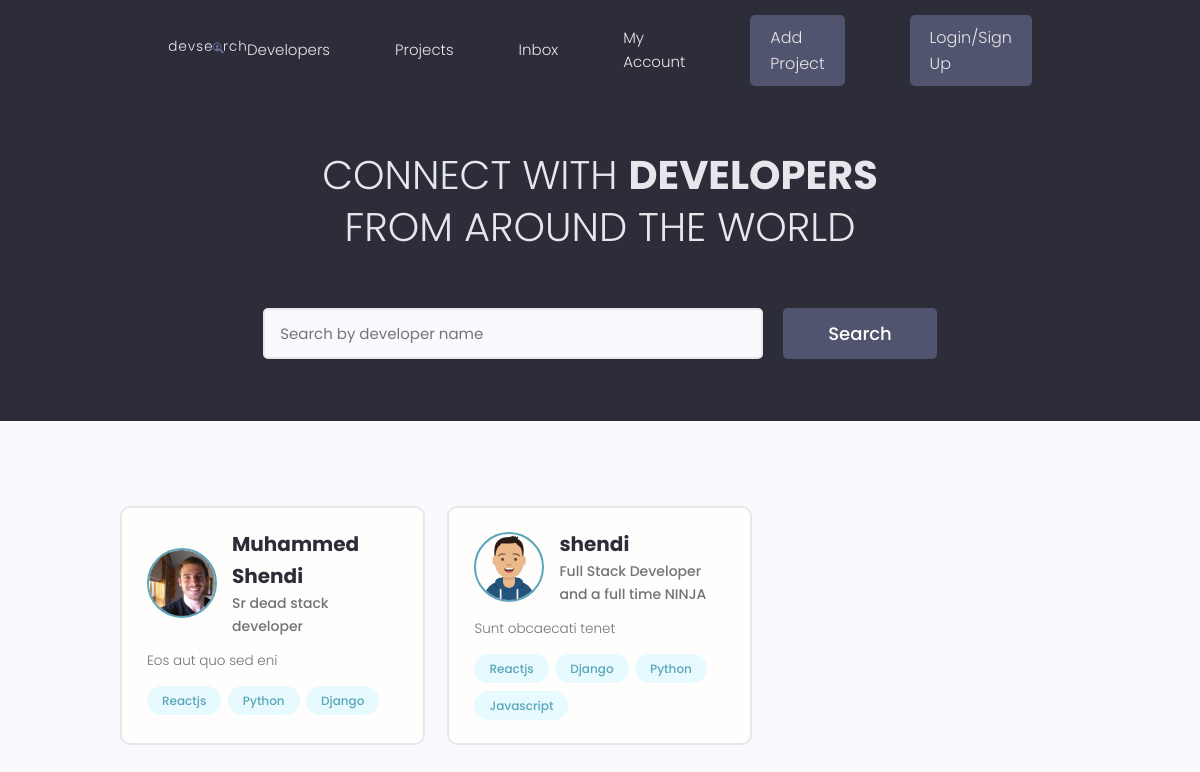
The page / on the database its author committed.
### users/models.py (models this page shows, shortened)
class Profile(models.Model):
    user = models.OneToOneField(User, on_delete=models.CASCADE)
    name = models.CharField(max_length=200, blank=True, null=True)
    email = models.EmailField(max_length=500, blank=True, null=True)
    username = models.CharField(max_length=200, blank=True, null=True)
    location = models.CharField(max_length=200, blank=True, null=True)
    short_intro = models.CharField(max_length=200, blank=True, null=True)
    bio = models.TextField(blank=True, null=True)
    profile_image = models.ImageField(
        null=True, blank=True, upload_to='profiles/', default='profiles/user-default.png')
    social_github = models.CharField(max_length=255, null=True, blank=True)
    social_twitter = models.CharField(max_length=255, null=True, blank=True)
    social_linkedin = models.CharField(max_length=255, null=True, blank=True)
    social_youtube = models.CharField(max_length=255, null=True, blank=True)
    social_website = models.CharField(max_length=255, null=True, blank=True)
    created = models.DateTimeField(auto_now_add=True)
    id = models.UUIDField(default=uuid.uuid4, unique=True,
                          primary_key=True, editable=False)

class Skill(models.Model):
    owner = models.ForeignKey(
        Profile, on_delete=models.CASCADE, blank=True, null=True)
    name = models.CharField(max_length=200, blank=True, null=True)
    description = models.TextField(blank=True, null=True)
    created = models.DateTimeField(auto_now_add=True)
    id = models.UUIDField(default=uuid.uuid4, unique=True,
                          primary_key=True, editable=False)
    def __str__(self):
        return str(self.name)

### users/views.py (the view)
# urls.py: path('', views.profiles, name='profiles'),
def profiles(request):
    profiles = Profile.objects.all()
    context = {'profiles': profiles}
    return render(request, 'users/profiles.html', context)

### users/templates/users/profiles.html (shortened to what this page needs)
{% extends 'main.html' %} {% load static %} {% block content %}
<main class="home">
  <section class="hero-section text-center">
    <div class="container container--narrow">
      <div class="hero-section__box">
        <h2>CONNECT WITH <span>DEVELOPERS</span></h2>
        <h2>FROM AROUND THE WORLD</h2>
      </div>
      <div class="hero-section__search">
        <form class="form" action="#" method="get">
          <div class="form__field">
            <input
              class="input input--text"
              id="formInput#search"
              type="text"
              name="text"
              placeholder="Search by developer name"
            />
          </div>
          <input class="btn btn--sub btn--lg" type="submit" value="Search" />
        </form>
      </div>
    </div>
  </section>
  <section class="devlist">
    <div class="container">
      <div class="grid grid--three">
        {% for profile in profiles %}
        <div class="column card">
          <div class="dev">
            <a href="{% url 'profile' profile.id %}" class="card__body">
              <div class="dev__profile">
                <img
                  class="avatar avatar--md"
                  src="{{profile.profile_image.url}}"
                  alt="image"
                />
                <div class="dev__meta">
                  <h3>{{profile.name}}</h3>
                  <h5>{{profile.short_intro|slice:"60"}}</h5>
                </div>
              </div>
              <p class="dev__info">{{profile.bio|slice:"150"}}</p>
              <div class="dev__skills">
                {% for skill in profile.skill_set.all %}
                <span class="tag tag--pill tag--main">
                  <small>{{skill}}</small>
                </span>
                {% endfor %}
              </div>
            </a>
          </div>
        </div>
        {% endfor %}
      </div>
    </div>
  </section>
</main>
{% endblock content %}

### static/styles/app.css (style rules this page uses)
:root { --color-sub: #2d2d39; }
.btn--sub { background-color: var(--color-sub-light); }
.card { border: 2px solid var(--color-light); }
img { width: 100%; }
.hero-section { height: 40vh; display: flex; align-items: center; background-color: var(--color-sub); }
.hero-section__box { margin-bottom: 4rem; }
.hero-section__box > h2, .hero-section__box > h2 > span { font-size: 4rem; color: var(--color-light); line-height: 1.3; text-transform: uppercase; }
.hero-section__box > h2 { font-weight: 300; }
.hero-section__box > h2 > span { font-weight: 700; }
.hero-section__search > .form { display: flex; align-items: center; justify-content: center; gap: 2rem; }
.hero-section__search > .form input.input--text { width: 50rem; }
.devlist { margin-top: 8rem; }
.devlist .grid { align-items: stretch; }
.devlist .dev .dev__profile { display: flex; align-items: center; gap: 1.5rem; }
.devlist .dev .dev__meta h3 { color: var(--color-sub); font-size: 2rem; font-weight: 700; }
.devlist .dev .dev__meta h5 { color: var(--color-text); font-size: 1.4rem; font-weight: 500; }
.devlist .dev .dev__info { margin: 1.5rem 0; font-size: 1.35rem; line-height: 1.4; text-align: justify; }

### static/uikit/styles/modules/_variables.css (style rules this page uses)
:root { --color-main: #5aa5b9; --color-main-light: #e6faff; --color-sub: #3f4156; --color-sub-light: #51546e; --color-sub-lighter: #ededfd; --color-text: #737373; --color-gray: #8b8b8b; --color-light: #e5e7eb; --color-light-gray: #767676; --color-bg: #f8fafd; --color-white: #fffefd; --color-white-light: #f3f3f3; --color-success: #359e64; --color-success-bg: #def8e8; --color-error: #fc4b0b; --color-error-bg: #fff2ee; --font-base: 'Poppins', arial, helvetica, 'Segoe UI', roboto, ubuntu, sans-serif; --font-monospace: 'Fira Code', 'Courier New', courier, monospace; --font-regular: 300; --font-medium: 500; --font-bold: 700; --generic-shadow: 1px 1px 5px #00000010; --generic-transition: all 0.3s ease-in-out; }

### static/uikit/styles/modules/_base.css (style rules this page uses)
* { margin: 0; padding: 0; box-sizing: border-box; text-rendering: optimizeLegibility; color: inherit; font-size: inherit; }
html { font-size: 50%; }
@media only screen and (min-width: 480px) { html { font-size: 56.25%; } }
@media only screen and (min-width: 1200px) { html { font-size: 62.5%; } }
body { line-height: 1.6; font-weight: 400; font-size: 1.5rem; color: var(--color-text); background-color: var(--color-bg); min-height: 100vh; }

### static/uikit/styles/modules/_typography.css (style rules this page uses)
* { font-family: var(--font-base); }
h2 { font-size: 3.6rem; font-weight: var(--font-bold); }
h3 { font-size: 3.2rem; font-weight: var(--font-medium); }
h5 { font-size: 2.4rem; font-weight: var(--font-medium); }
h5, h6 { font-weight: var(--font-regular); }
p, span, strong { font-size: 1.6rem; color: var(--color-text); font-weight: var(--font-regular); }
a { padding-bottom: 2px; text-decoration: none; display: inline-block; color: var(--color-main); font-weight: var(--font-medium); }

### static/uikit/styles/modules/_utilities.css (style rules this page uses)
.container { width: 92%; max-width: 165rem; margin: 0 auto; box-sizing: border-box; }
.container--narrow { width: 92%; max-width: 120rem; }
@media screen and (min-width: 1000px) { .container { width: 90%; } }
@media screen and (min-width: 1000px) { .container--narrow { width: 85%; } }
@media screen and (min-width: 1200px) { .container { width: 80%; } }
@media screen and (min-width: 1200px) { .container--narrow { width: 72%; } }
.text-center { text-align: center; }

### static/uikit/styles/modules/_avatar.css (style rules this page uses)
.avatar { border-radius: 50%; border: 2px solid var(--color-main); object-fit: cover; }
.avatar--md { height: 7rem; width: 7rem; }

### static/uikit/styles/modules/_button.css (style rules this page uses)
.btn { display: inline-block; position: relative; cursor: pointer; background-color: var(--color-light); font-weight: var(--font-medium); color: var(--color-sub); text-decoration: none; padding: 1rem 2rem; border-radius: 0.5rem; border: none; width: -webkit-fit-content; width: -moz-fit-content; width: fit-content; height: -webkit-fit-content; height: -moz-fit-content; height: fit-content; font-size: 1.6rem; outline-width: 0; outline-color: transparent; -webkit-backface-visibility: hidden; backface-visibility: hidden; transition: all 0.3s ease-in-out; }
.btn--sub { background-color: var(--color-sub); color: var(--color-white); }
.btn--lg { font-size: 1.8rem; padding: 1.2rem 4.5rem; }

### static/uikit/styles/modules/_card.css (style rules this page uses)
.card { border-radius: 1rem; background-color: var(--color-white); border: 1.5px solid var(--color-light); width: auto; height: auto; margin-top: 0.5rem; margin-bottom: 0.5rem; overflow: hidden; }
.card__body, .card__header { padding: 2rem 2.5rem; }

### rows shown on the page
Profile: profile_image (picture), name "Muhammed Shendi", short_intro "Sr dead stack developer", bio "Eos aut quo sed eni"
Skill: name "Reactjs"
Skill: name "Python"
Skill: name "Django"
Profile: profile_image (picture), name "shendi", short_intro "Full Stack Developer and a full time NINJA", bio "Sunt obcaecati tenet"
Skill: name "Reactjs"
Skill: name "Django"
Skill: name "Python"
Skill: name "Javascript"
